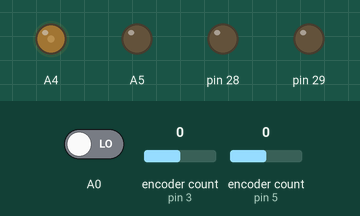
Recording of a program running on a simulated Teensy 4. Parts: output pins drawn as LEDs (lit = HIGH). Inputs (shaded band) come from the test bench; at power-on: A0 LOW, encoder count (sensors on pin 3, pin 5) 0. What the program prints to the serial monitor is not drawn.

Above: at 1.2 s.
1.3 s: A0 driven HIGH
At 1.61 s:
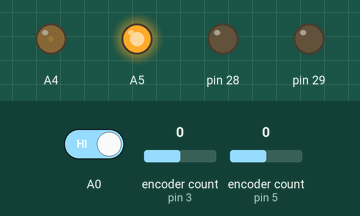
At 12.45 s:
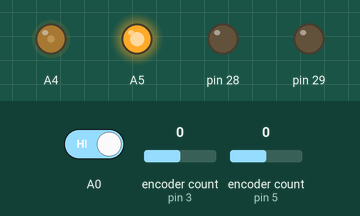
Timing chart, 0 to 14.0 s (numbered marks = the images above; inputs shaded):
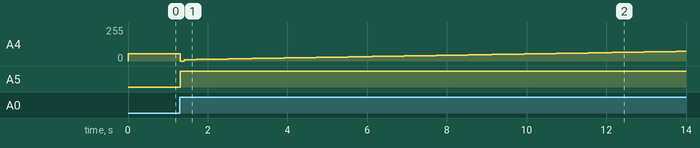

Measured:
- after the input at 1.3 s, A4: 55/255 → 0/255 at once, → 10/255 0.10 s later, → 11/255 0.10 s later, → 12/255 0.20 s later, … (65 changes in this stretch); A5: LOW → HIGH at once

The program:

main.cpp
```cpp
#include <PID_v1.h>
#include <Arduino.h>
#include <PIDAngle.h>
#include <math.h>

#include <Encoder.h>

PIDAngle myPIDAngle1(3, 2, 19, 18, 14, PI * 2, false);
PIDAngle myPIDAngle2(5, 4, 29, 28, 16, PI * 2, false);

boolean routine = true;
double x = 0.038;
double y = 0.05;
double count = 0.01;
double L1 = 0.163;
double L2 = 0.12;
void setup()
{


}

void loop()
{
    //Serial.print(" |2 ");

  //Sets routine to run once
  if (routine)
  {
    myPIDAngle1.findBounds();
    //myPIDAngle2.findBounds();
    routine = false;
  }
  myPIDAngle1.moveTo(-1.0);

  // //double val = analogRead(15);
  // //y = map(val, 0, 1023, 0.05, 0.27);
  // //x = count;
  // //count = count + 0.01;
  // //if (count == 0.28){
  // //  count = 0.01;
  // //}
  // //y = floorf(y * 100) / 100;
  // double jointAngle2 = acos((pow(x, 2) + pow(y, 2) - pow(L1, 2) - pow(L2, 2)) / (2 * L1 * L2));
  // double jointAngle1 = atan(y / x) + atan((L2 * sin(jointAngle2)) / (L1 + L2 * cos(jointAngle2))) - (PI / 3);
  // //Serial.println("Y | Angle1 | Angle2 | M1 SET POS PWR | M2 SET POS PWR ");
  // Serial.print(y);
  // Serial.print(" | ");
  // Serial.print(jointAngle1);
  // Serial.print(" |");
  // Serial.print(jointAngle2);
  // Serial.print(" | ");
  // Serial.print(myPIDAngle1.getSetLocation());
  // Serial.print(" ");
  // Serial.print(myPIDAngle1.getPosition());
  // Serial.print(" ");
  // Serial.print(myPIDAngle1.getMotorPower());
  // Serial.print(" || ");
  // Serial.print(myPIDAngle2.getSetLocation());
  // Serial.print(" ");
  // Serial.print(myPIDAngle2.getPosition());
  // Serial.print(" ");
  // Serial.print(myPIDAngle2.getMotorPower());
  // Serial.println(" ");
  //   y = y + 0.01;
  //   if (y >= 0.27)
  //   {
  //     y = 0.05;
  //   }
  // myPIDAngle2.moveTo(jointAngle2);
  // myPIDAngle1.moveTo(jointAngle1);
  delay(100);
}
```

PIDAngle.cpp
```cpp
#include <PID_v1.h>
#include <Arduino.h>

#include <Encoder.h>
#include "PIDAngle.h"

// #define LIMIT_SWITCHA 14
// #define LIMIT_SWITCHB A17
// #define CHANNEL_A 3
// #define CHANNEL_B 2
// #define DIR_A 25
// #define PWM_A 24

double pi = 3.14;

// Best PID : Kp = 500, Ki = 1, Kd = 25
PIDAngle::PIDAngle(int CH_A, int CH_B, int Dir, int pwm_out, int limitSwitch, double leftLimit, boolean reverse)
    : _myEnc(CH_A, CH_B), _myPID(&_newPosition, &_motorPower, &_setLocation, 10, 5, 0, DIRECT)
{

  _CH_A = CH_A;
  _CH_B = CH_B;
  _Dir = Dir;
  _pwm_out = pwm_out;
  _leftLimit = leftLimit;
  _limitSwitch = limitSwitch;
  _reverse = reverse;

  pinMode(_limitSwitch, INPUT);
  _myPID.SetMode(AUTOMATIC);
  _myPID.SetOutputLimits(0, 200);
  //_myPID.SetSampleTime(400);

  pinMode(_CH_A, INPUT);
  pinMode(_CH_B, INPUT);
  pinMode(_Dir, OUTPUT);
  pinMode(_pwm_out, OUTPUT);
  Serial.begin(19200);
}

long oldPosition = -999;

void PIDAngle::moveTo(double setLocation)
{
  _setLocation = setLocation;
  //setLocation = map(val,0,1023,0,2*pi);
  if (_setLocation >= _leftLimit)
  {
    _setLocation = _leftLimit;
  }
  _myPID.Compute();
  _temp = _myEnc.read();

  _newPosition = map(_temp, 0, 4435.14, 0, 2 * pi);
  _newPosition = floorf(_newPosition * 100) / 100;
  Serial.print(_motorPower);
  Serial.print(" ");
  Serial.print(_setLocation);
  Serial.print(" ");
  Serial.print(_newPosition);
  Serial.print(" ");
  Serial.println(_temp);

  if (_newPosition <= _setLocation)
  {
    if (_reverse)
    {
      _myPID.SetControllerDirection(DIRECT);
      turnClockWise(_motorPower);
    }
    else
    {
      _myPID.SetControllerDirection(DIRECT);
      turnCounterClockWise(_motorPower);
    }
  }
  else if (_newPosition > _setLocation)
  {
    if (_reverse)
    {
      _myPID.SetControllerDirection(REVERSE);
      turnCounterClockWise(_motorPower);
        Serial.println("true");

    }
    else
    {
      _myPID.SetControllerDirection(REVERSE);
      turnClockWise(_motorPower);
    }
  }
}

void PIDAngle::turnClockWise(double power)
{

  if (_reverse)
  {
    digitalWrite(_Dir, LOW);
  }
  else
  {
    digitalWrite(_Dir, HIGH);
  }
  analogWrite(_pwm_out, power);
}
void PIDAngle::turnCounterClockWise(double power)
{

  if (_reverse)
  {
    digitalWrite(_Dir, HIGH);
  }
  else
  {
    digitalWrite(_Dir, LOW);
  }
  analogWrite(_pwm_out, power);
}
void PIDAngle::stopRotate()
{
  digitalWrite(_Dir, LOW);
  analogWrite(_pwm_out, 0);
}

void PIDAngle::findBounds()
{
  int val = digitalRead(_limitSwitch);
  while (val == 0)
  {
    val = digitalRead(_limitSwitch);
    Serial.print(val);
    digitalWrite(_Dir, LOW);
    analogWrite(_pwm_out, 55);
    delay(10);
  }
  _myEnc.write(0);
  stopRotate();
}
double PIDAngle::getMotorPower()
{
  return _motorPower;
}
double PIDAngle::getSetLocation()
{
  return _setLocation;
}
double PIDAngle::getPosition()
{
  return _newPosition;
}
```

PIDAngle.h
```cpp
#include "Arduino.h"
#include "PID_v1.h"
#include "Encoder.h"

#ifndef PIDAngle_h
#define PIDAngle_h


class PIDAngle
{
public:
    PIDAngle(int CH_A, int CH_B, int Dir, int pwm_out,int limitSwitch, double leftLimit, boolean reverse);
    void moveTo(double setLocation);
    void turnClockWise(double power);
    void turnCounterClockWise(double power);
    void stopRotate();
    void findBounds();
    double getMotorPower();
    double getSetLocation();
    double getPosition();

private:
    int _CH_A ;
    int _CH_B;
    int _Dir;
    int _pwm_out;
    int _limitSwitch ;
    double _leftLimit;
    double _setLocation;
    double _newPosition;
    double _motorPower;
    double _temp;
    boolean _reverse;

    PID _myPID;
    Encoder _myEnc;

};

#endif
```

Test.cpp
```cpp
#include <Arduino.h>

void setup2()
{
    pinMode(14,INPUT);
}
void loop2()
{
    Serial.print(digitalRead(14));
  delay(100);
}
```
